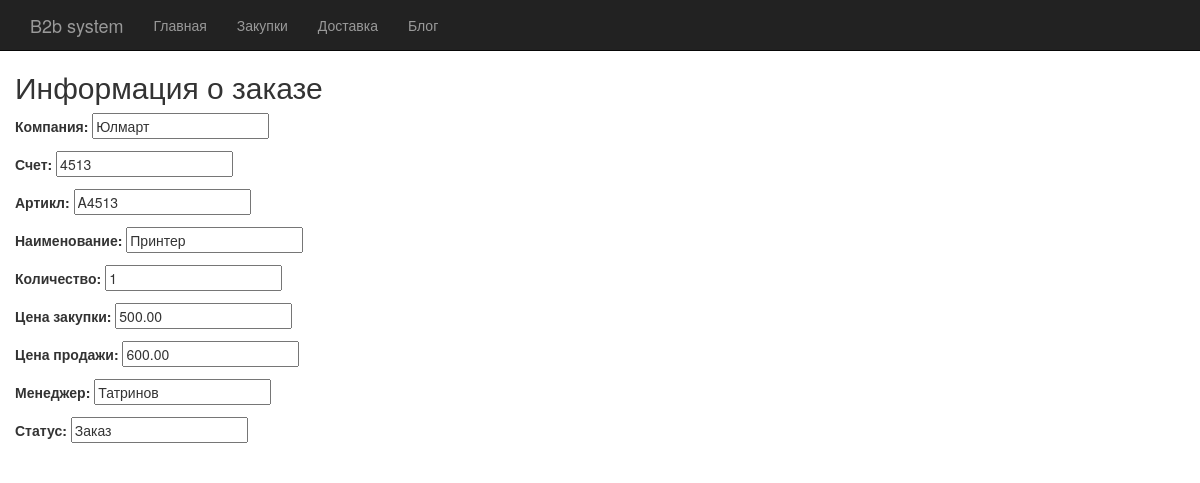
Screenshot of /zakupki/zakaz_detail/1/ with the database file from the repository.
### Zakupki/models.py (models this page shows, shortened)
class Zakupki(models.Model):
	create_at = models.DateField(auto_now=True, verbose_name='Дата создания')
	company = models.CharField(max_length=50, verbose_name='Компания')
	score = models.CharField(max_length=40, verbose_name='Счет')
	code = models.CharField(max_length=40, verbose_name='Артикл')
	name = models.CharField(max_length=100, verbose_name='Наименование')
	col = models.IntegerField(verbose_name='Количество')
	price = models.DecimalField(max_digits = 10, decimal_places = 2, verbose_name='Цена закупки')
	price_sel = models.DecimalField(max_digits = 10, decimal_places = 2, verbose_name='Цена продажи')
	manager = models.CharField(max_length=50, verbose_name='Менеджер')
	status = models.CharField(max_length=20, verbose_name='Статус')
	class Meta:
		verbose_name='Закупкf'
		verbose_name_plural='Закупки'

### Zakupki/views.py (the view)
# urls.py: url(r'^zakaz_detail/(?P<id>\d+)/$', zakaz_detail),
def zakaz_detail(request, id):
	tovar = Zakupki.objects.get(id=id)
	form = ZakupkiForm(request.POST or None, instance = tovar)
	if form.is_valid():
		form.save()
		return redirect('/')
	return render(request, 'zakaz_detail.html', locals())

### Zakupki/forms.py
class ZakupkiForm(forms.ModelForm):
	class Meta:
		model = Zakupki
		fields = '__all__'

### templates/zakaz_detail.html
{% extends 'base.html' %}
{% block zakaz_detail %}
    <div>
		<h2>
			Информация о заказе
		</h2>
	</div>
	<div>
		{{ form.as_p }}
	</div>
{%  endblock %}

### static/style.css (style rules this page uses)
body { padding-top: 50px; }

### rows the page displays
Zakupki: company "Юлмарт", score "4513", code "A4513", name "Принтер", col "1", price "500.00", price_sel "600.00", manager "Татринов", status "Заказ"
